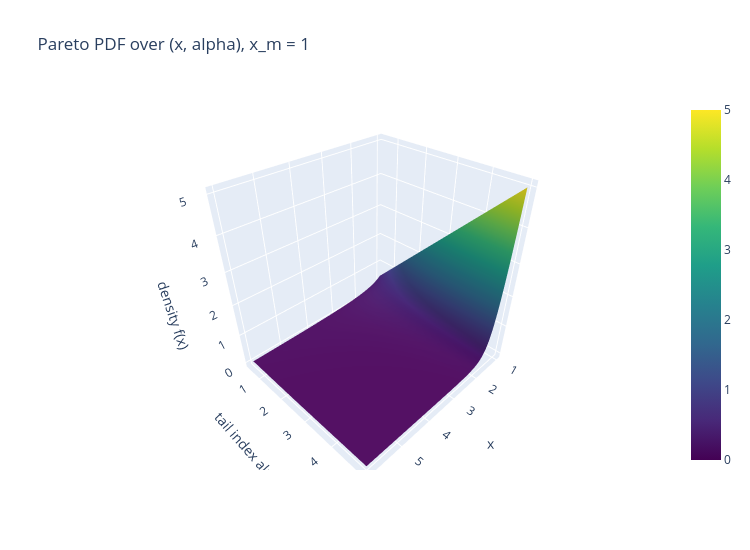

Notebook source saved alongside this figure:
### Markdown cell above
### 8.3 Interactive Plotly version
The Pareto surface of 8.1; drag to rotate.

### Code cell
fig = go.Figure(go.Surface(x=x_values, y=alpha_values, z=Z, colorscale="Viridis"))
fig.update_layout(title="Pareto PDF over (x, alpha), x_m = 1", width=750, height=550,
                  scene=dict(xaxis_title="x", yaxis_title="tail index alpha", zaxis_title="density f(x)"))
fig.show()

### Figure 1 — Plotly figure (JSON) as saved in the notebook; plotly's stock layout.template omitted (floating-point values rounded to 4 significant figures; data arrays with more than 128 entries replaced by an {"elided": "..."} marker saying what was removed)
{"data": [{"colorscale": [[0.0, "#440154"], [0.1111, "#482878"], [0.2222, "#3e4989"], [0.3333, "#31688e"], [0.4444, "#26828e"], [0.5556, "#1f9e89"], [0.6667, "#35b779"], [0.7778, "#6ece58"], [0.8889, "#b5de2b"], [1.0, "#fde725"]], "type": "surface", "x": [1.0, 1.042, 1.084, 1.126, 1.168, 1.21, 1.252, 1.294, 1.336, 1.378, 1.42, 1.462, 1.504, 1.546, 1.588, 1.63, 1.672, 1.714, 1.756, 1.798, 1.84, 1.882, 1.924, 1.966, 2.008, 2.05, 2.092, 2.134, 2.176, 2.218, 2.261, 2.303, 2.345, 2.387, 2.429, 2.471, 2.513, 2.555, 2.597, 2.639, 2.681, 2.723, 2.765, 2.807, 2.849, 2.891, 2.933, 2.975, 3.017, 3.059, 3.101, 3.143, 3.185, 3.227, 3.269, 3.311, 3.353, 3.395, 3.437, 3.479, 3.521, 3.563, 3.605, 3.647, 3.689, 3.731, 3.773, 3.815, 3.857, 3.899, 3.941, 3.983, 4.025, 4.067, 4.109, 4.151, 4.193, 4.235, 4.277, 4.319, 4.361, 4.403, 4.445, 4.487, 4.529, 4.571, 4.613, 4.655, 4.697, 4.739, 4.782, 4.824, 4.866, 4.908, 4.95, 4.992, 5.034, 5.076, 5.118, 5.16, 5.202, 5.244, 5.286, 5.328, 5.37, 5.412, 5.454, 5.496, 5.538, 5.58, 5.622, 5.664, 5.706, 5.748, 5.79, 5.832, 5.874, 5.916, 5.958, 6.0], "y": [0.5, 0.6154, 0.7308, 0.8462, 0.9615, 1.077, 1.192, 1.308, 1.423, 1.538, 1.654, 1.769, 1.885, 2.0, 2.115, 2.231, 2.346, 2.462, 2.577, 2.692, 2.808, 2.923, 3.038, 3.154, 3.269, 3.385, 3.5, 3.615, 3.731, 3.846, 3.962, 4.077, 4.192, 4.308, 4.423, 4.538, 4.654, 4.769, 4.885, 5.0], "z": {"elided": "40x120 float values"}}], "layout": {"height": 550, "scene": {"xaxis": {"title": {"text": "x"}}, "yaxis": {"title": {"text": "tail index alpha"}}, "zaxis": {"title": {"text": "density f(x)"}}}, "title": {"text": "Pareto PDF over (x, alpha), x_m = 1"}, "width": 750}}
